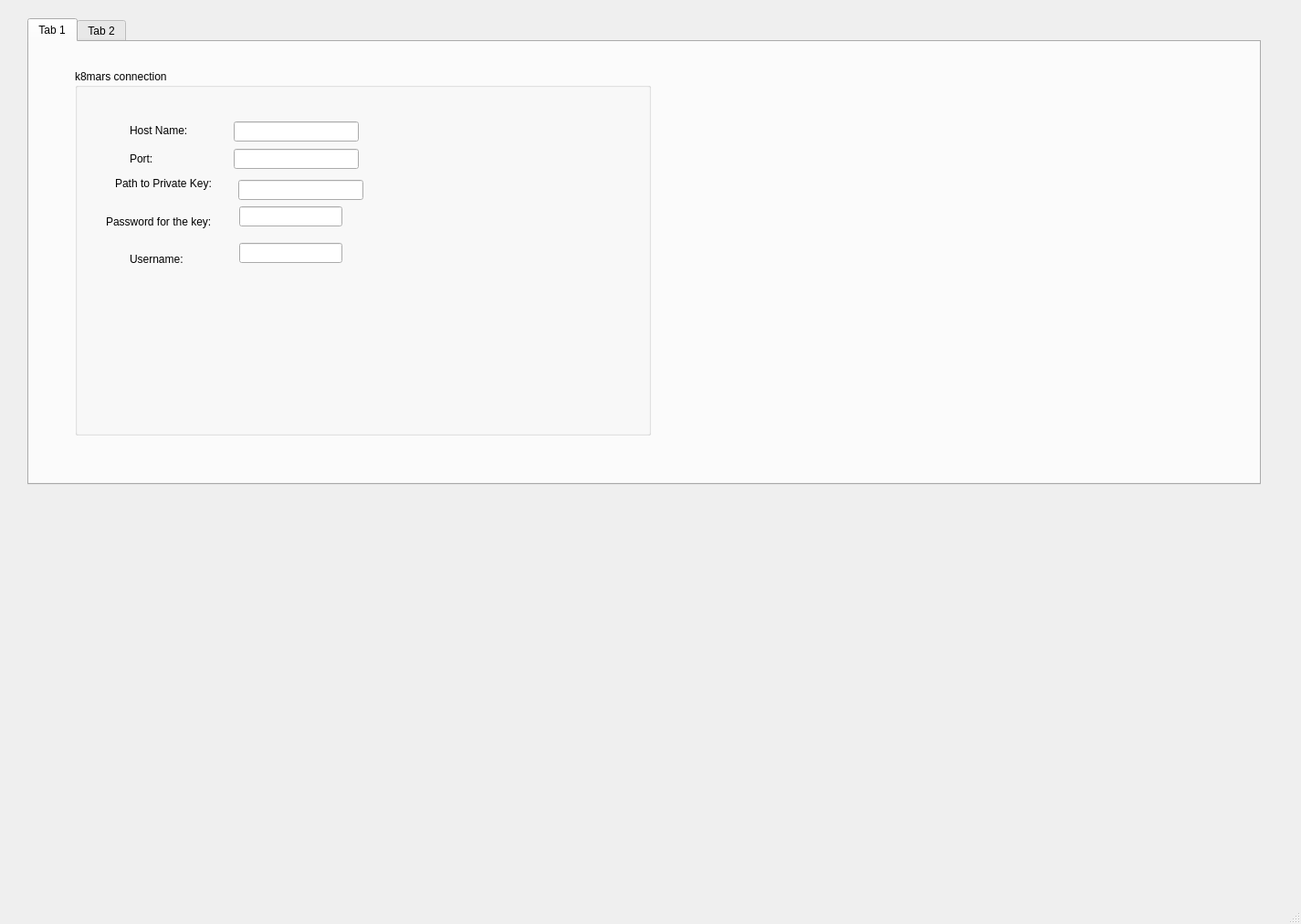
<?xml version="1.0" encoding="UTF-8"?>
<ui version="4.0">
 <class>MainWindow</class>
 <widget class="QMainWindow" name="MainWindow">
  <property name="geometry">
   <rect>
    <x>0</x>
    <y>0</y>
    <width>1425</width>
    <height>1012</height>
   </rect>
  </property>
  <property name="windowTitle">
   <string>MainWindow</string>
  </property>
  <widget class="QWidget" name="centralwidget">
   <widget class="QTabWidget" name="tabWidget">
    <property name="geometry">
     <rect>
      <x>30</x>
      <y>20</y>
      <width>1351</width>
      <height>511</height>
     </rect>
    </property>
    <property name="currentIndex">
     <number>0</number>
    </property>
    <widget class="QWidget" name="tab">
     <attribute name="title">
      <string>Tab 1</string>
     </attribute>
     <widget class="QGroupBox" name="groupBox">
      <property name="geometry">
       <rect>
        <x>50</x>
        <y>30</y>
        <width>631</width>
        <height>401</height>
       </rect>
      </property>
      <property name="title">
       <string>k8mars connection</string>
      </property>
      <widget class="QLabel" name="label_4">
       <property name="geometry">
        <rect>
         <x>34</x>
         <y>157</y>
         <width>131</width>
         <height>20</height>
        </rect>
       </property>
       <property name="text">
        <string>Password for the key:</string>
       </property>
      </widget>
      <widget class="QLabel" name="label_2">
       <property name="geometry">
        <rect>
         <x>60</x>
         <y>90</y>
         <width>28</width>
         <height>16</height>
        </rect>
       </property>
       <property name="text">
        <string>Port:</string>
       </property>
      </widget>
      <widget class="QLineEdit" name="hostIpInput">
       <property name="geometry">
        <rect>
         <x>174</x>
         <y>57</y>
         <width>137</width>
         <height>22</height>
        </rect>
       </property>
      </widget>
      <widget class="QLabel" name="label">
       <property name="geometry">
        <rect>
         <x>60</x>
         <y>59</y>
         <width>67</width>
         <height>16</height>
        </rect>
       </property>
       <property name="text">
        <string>Host Name:</string>
       </property>
      </widget>
      <widget class="QLabel" name="label_3">
       <property name="geometry">
        <rect>
         <x>44</x>
         <y>117</y>
         <width>112</width>
         <height>16</height>
        </rect>
       </property>
       <property name="text">
        <string>Path to Private Key:</string>
       </property>
      </widget>
      <widget class="QLineEdit" name="portInput">
       <property name="geometry">
        <rect>
         <x>174</x>
         <y>87</y>
         <width>137</width>
         <height>22</height>
        </rect>
       </property>
      </widget>
      <widget class="QLineEdit" name="lineEdit_2">
       <property name="geometry">
        <rect>
         <x>180</x>
         <y>150</y>
         <width>113</width>
         <height>22</height>
        </rect>
       </property>
       <property name="echoMode">
        <enum>QLineEdit::Password</enum>
       </property>
      </widget>
      <widget class="QLineEdit" name="lineEdit">
       <property name="geometry">
        <rect>
         <x>179</x>
         <y>121</y>
         <width>137</width>
         <height>22</height>
        </rect>
       </property>
      </widget>
      <widget class="QLineEdit" name="lineEdit_3">
       <property name="geometry">
        <rect>
         <x>180</x>
         <y>190</y>
         <width>113</width>
         <height>22</height>
        </rect>
       </property>
      </widget>
      <widget class="QLabel" name="label_5">
       <property name="geometry">
        <rect>
         <x>60</x>
         <y>200</y>
         <width>81</width>
         <height>16</height>
        </rect>
       </property>
       <property name="text">
        <string>Username:</string>
       </property>
      </widget>
     </widget>
    </widget>
    <widget class="QWidget" name="tab_2">
     <attribute name="title">
      <string>Tab 2</string>
     </attribute>
    </widget>
   </widget>
  </widget>
  <widget class="QMenuBar" name="menubar">
   <property name="geometry">
    <rect>
     <x>0</x>
     <y>0</y>
     <width>1425</width>
     <height>26</height>
    </rect>
   </property>
  </widget>
  <widget class="QStatusBar" name="statusbar"/>
 </widget>
 <resources/>
 <connections/>
</ui>
